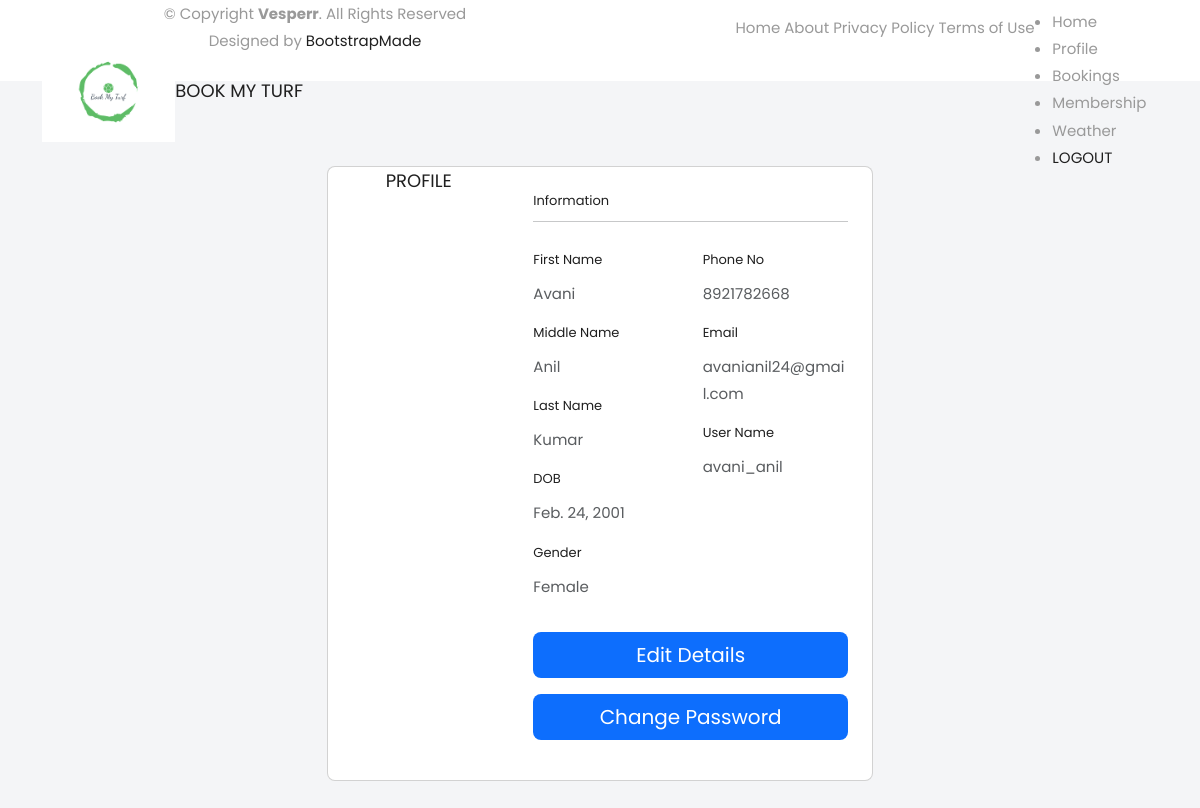
The app's page /userprofile/ (signed in) with its own data.
### turf_app/models.py (models this page shows)
class usertbl(models.Model):
    fname = models.CharField(max_length=20, null=True)
    mname = models.CharField(max_length=20, null=True)
    lname = models.CharField(max_length=20, null=True)
    district = models.CharField(max_length=20, null=True)
    gender = models.CharField(max_length=7, null=True)
    dob = models.DateField(null=True)
    phoneno = models.IntegerField(null=True)
    email = models.EmailField(null=True)
    username = models.CharField(max_length=10, null=True)
    password = models.CharField(max_length=10, null=True)

### turf_app/views.py (the view)
# urls.py: path("userprofile/", views.userprofile),
def userprofile(request):
    d = usertbl.objects.get(id=request.session['i'])
    return render(request, "userprofile.html", {'d': d})

### templates/userprofile.html (shortened to what this page needs)
<!DOCTYPE html>
{%load static%}
<html lang="en">
<head>
</head>
<body>
{% include 'topnavuser.html' %}
 <div class="body-wrapper">
<section class="vh-100" style="background-color: #f4f5f7;">
  <div class="container py-5 h-100">
    <div class="row d-flex justify-content-center align-items-center h-100">
      <div class="col col-lg-6 mb-4 mb-lg-0">
        <div class="card mb-3" style="border-radius: .5rem;">
          <div class="row g-0">
            <div class="col-md-4 gradient-custom text-center text-white"
              style="border-top-left-radius: .5rem; border-bottom-left-radius: .5rem;">
              <h3>PROFILE</h3>
            </div>
            <div class="col-md-8">
              <div class="card-body p-4">
                <h6>Information</h6>
                <hr class="mt-0 mb-4">
                <div class="row pt-1">
                  <div class="col-6 mb-3">
                    <h6> First Name</h6>
                    <p class="text-muted">{{d.fname}}</p>
                    <h6> Middle Name</h6>
                    <p class="text-muted">{{d.mname}}</p>
                    <h6> Last Name</h6>
                    <p class="text-muted">{{d.lname}}</p>
                    <h6>DOB</h6>
                    <p class="text-muted">{{d.dob}}</p>
                    <h6> Gender </h6>
                    <p class="text-muted">{{d.gender}}</p>
                  </div>
                  <div class="col-6 mb-3">
                    <h6>Phone No</h6>
                    <p class="text-muted">{{d.phoneno}}</p>
                     <h6>Email</h6>
                    <p class="text-muted">{{d.email}}</p>
                      <h6>User Name</h6>
                    <p class="text-muted">{{d.username}}</p>
                  </div>
                </div>
                <div class="col-6 mb-3">
                     <a href="/edituser/{{d.id}}" class="btn btn-primary btn-lg btn-block" style="width:200%;">Edit Details</a>
                  </div>
                  <div class="col-6 mb-3">
                  <a href="/passchangeuser" class="btn btn-primary btn-lg btn-block" style="width:200%;">Change Password</a>
                  </div>
                </div>
              </div>
            </div>
          </div>
        </div>
      </div>
    </div>
</section>
 </div>
</body>
</html>

### static/css/style.css (style rules this page uses)
* { box-sizing: border-box; margin: 0; padding: 0; }
body { color: #999; font-size: 15px; font-family: 'Poppins', sans-serif; line-height: 1.80857; }
a { color: #f3e7e7; text-decoration: none !important; outline: none !important; -webkit-transition: all .3s ease-in-out; -moz-transition: all .3s ease-in-out; -ms-transition: all .3s ease-in-out; -o-transition: all .3s ease-in-out; transition: all .3s ease-in-out; }
h1, h2, h3, h4, h5, h6 { letter-spacing: 0; font-weight: normal; position: relative; padding: 0 0 10px 0; font-weight: normal; line-height: normal; color: #1f1f1f; margin: 0 }
h3 { font-size: 18px }
h6 { font-size: 13px }
a { color: #1f1f1f; text-decoration: none; outline: none; }
a, .btn { text-decoration: none !important; outline: none !important; -webkit-transition: all .3s ease-in-out; -moz-transition: all .3s ease-in-out; -ms-transition: all .3s ease-in-out; -o-transition: all .3s ease-in-out; transition: all .3s ease-in-out; }
.btn { border: 0 !important; }

### records on screen
usertbl: fname "Avani", mname "Anil", lname "Kumar", dob "Feb. 24, 2001", gender "Female", phoneno "8921782668", email "avanianil24@gmail.com", username "avani_anil"
